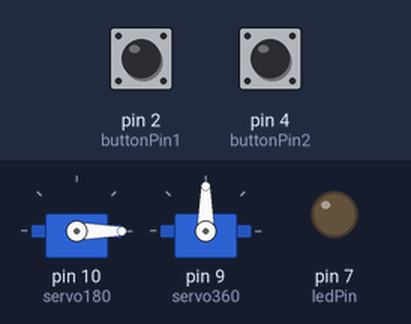
Bench run of a sketch on a simulated Arduino Uno, built with avr-gcc and run on an emulated ATmega328P. Parts: 2 × servo, output pins drawn as LEDs (lit = HIGH). Inputs (shaded band) come from the test bench; at power-on: pin 2 (buttonPin1) LOW, pin 4 (buttonPin2) LOW.

Above: at 1.2 s.
1.3 s: pin 2 (buttonPin1) pulled HIGH for 0.15 s
At 1.37 s:
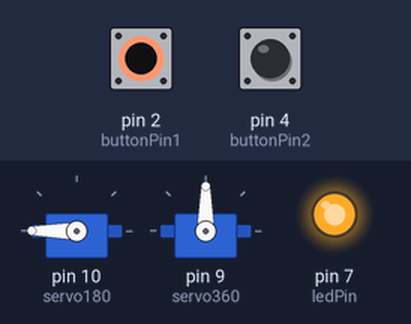
2.9 s: pin 4 (buttonPin2) pulled HIGH for 0.15 s
At 4.0 s:
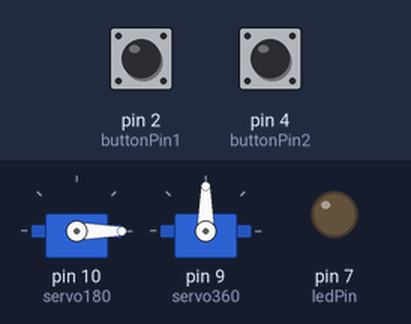
4.5 s: pin 4 (buttonPin2) pulled HIGH for 3.2 s
At 5.7 s:
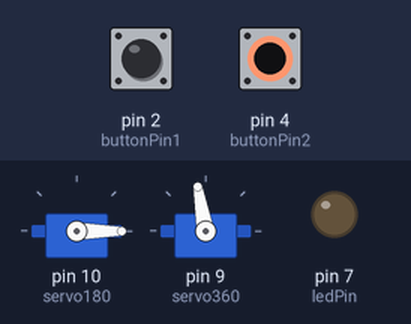
9.2 s: pin 2 (buttonPin1) pulled HIGH for 3.2 s
At 10.5 s:
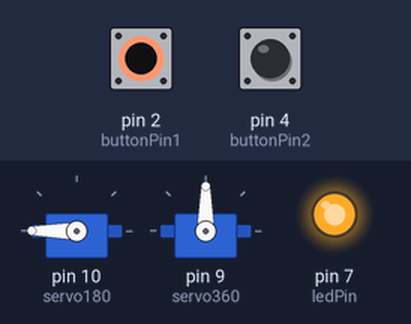
13.9 s: pin 2 (buttonPin1) driven HIGH and pin 4 (buttonPin2) driven HIGH
At 15.2 s:
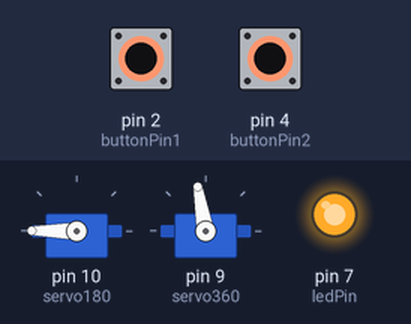
Timing chart, 0 to 16.4 s (numbered marks = the images above; inputs shaded):
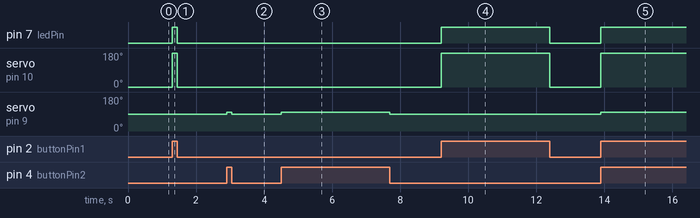

The sketch:

Servo_CodeLED.ino
```cpp
#include <Servo.h>

Servo servo180;
Servo servo360;

const int buttonPin1 = 2;
const int buttonPin2 = 4;
const int ledPin = 7;   // LED pin

void setup() {
  servo180.attach(10);
  servo360.attach(9);

  pinMode(buttonPin1, INPUT);
  pinMode(buttonPin2, INPUT);
  pinMode(ledPin, OUTPUT);   // set LED pin
}

void loop() {

  // Control 180° servo + LED
  if (digitalRead(buttonPin1) == HIGH) {
    servo180.write(180);
    digitalWrite(ledPin, HIGH);   // LED ON
  } else {
    servo180.write(0);
    digitalWrite(ledPin, LOW);    // LED OFF
  }

  // Control 360° servo
  if (digitalRead(buttonPin2) == HIGH) {
    servo360.write(100);
  } else {
    servo360.write(90);
  }
}
```

Measured:
- after the input at 1.3 s, pin 7 (ledPin): LOW → HIGH at once, → LOW 0.15 s later; servo on pin 10 (servo180): 0° → 180° at once, → 0° 0.15 s later
- after the input at 2.9 s, servo on pin 9 (servo360): 90° → 100° at once, → 90° 0.15 s later
- after the input at 4.5 s, servo on pin 9 (servo360): 90° → 100° at once, → 90° 3.2 s later
- after the input at 9.2 s, pin 7 (ledPin): LOW → HIGH at once, → LOW 3.2 s later; servo on pin 10 (servo180): 0° → 180° at once, → 0° 3.2 s later
- after the input at 13.9 s, pin 7 (ledPin): LOW → HIGH at once; servo on pin 10 (servo180): 0° → 180° at once; servo on pin 9 (servo360): 90° → 100° at once
